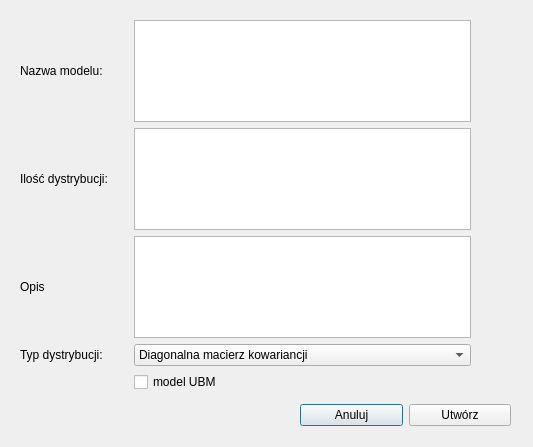
<?xml version="1.0" encoding="UTF-8"?>
<ui version="4.0">
 <class>CreateModelWindow</class>
 <widget class="QDialog" name="CreateModelWindow">
  <property name="geometry">
   <rect>
    <x>0</x>
    <y>0</y>
    <width>533</width>
    <height>447</height>
   </rect>
  </property>
  <property name="windowTitle">
   <string>Utwórz Model</string>
  </property>
  <widget class="QWidget" name="gridLayoutWidget_2">
   <property name="geometry">
    <rect>
     <x>20</x>
     <y>20</y>
     <width>451</width>
     <height>372</height>
    </rect>
   </property>
   <layout class="QGridLayout" name="gridLayout_2">
    <property name="sizeConstraint">
     <enum>QLayout::SetMinimumSize</enum>
    </property>
    <property name="spacing">
     <number>6</number>
    </property>
    <item row="7" column="2">
     <widget class="QCheckBox" name="checkBox_is_ubm">
      <property name="text">
       <string>model UBM</string>
      </property>
     </widget>
    </item>
    <item row="5" column="2">
     <widget class="QComboBox" name="comboBox_distrib_type">
      <item>
       <property name="text">
        <string>Diagonalna macierz kowariancji</string>
       </property>
      </item>
      <item>
       <property name="text">
        <string>Pełna macierz kowariancji</string>
       </property>
      </item>
     </widget>
    </item>
    <item row="3" column="1">
     <spacer name="verticalSpacer_10">
      <property name="orientation">
       <enum>Qt::Vertical</enum>
      </property>
      <property name="sizeHint" stdset="0">
       <size>
        <width>20</width>
        <height>40</height>
       </size>
      </property>
     </spacer>
    </item>
    <item row="4" column="2">
     <widget class="QTextEdit" name="textEdit_description"/>
    </item>
    <item row="1" column="0">
     <widget class="QLabel" name="label_model_name">
      <property name="text">
       <string>Nazwa modelu: </string>
      </property>
     </widget>
    </item>
    <item row="0" column="2">
     <spacer name="verticalSpacer_11">
      <property name="orientation">
       <enum>Qt::Vertical</enum>
      </property>
      <property name="sizeHint" stdset="0">
       <size>
        <width>20</width>
        <height>40</height>
       </size>
      </property>
     </spacer>
    </item>
    <item row="2" column="2">
     <widget class="QTextEdit" name="textEdit_distrib_cnt"/>
    </item>
    <item row="10" column="1">
     <spacer name="verticalSpacer_15">
      <property name="orientation">
       <enum>Qt::Vertical</enum>
      </property>
      <property name="sizeHint" stdset="0">
       <size>
        <width>20</width>
        <height>40</height>
       </size>
      </property>
     </spacer>
    </item>
    <item row="10" column="2">
     <spacer name="verticalSpacer_16">
      <property name="orientation">
       <enum>Qt::Vertical</enum>
      </property>
      <property name="sizeHint" stdset="0">
       <size>
        <width>20</width>
        <height>40</height>
       </size>
      </property>
     </spacer>
    </item>
    <item row="7" column="0">
     <spacer name="verticalSpacer">
      <property name="orientation">
       <enum>Qt::Vertical</enum>
      </property>
      <property name="sizeHint" stdset="0">
       <size>
        <width>20</width>
        <height>40</height>
       </size>
      </property>
     </spacer>
    </item>
    <item row="0" column="1">
     <spacer name="verticalSpacer_18">
      <property name="orientation">
       <enum>Qt::Vertical</enum>
      </property>
      <property name="sizeHint" stdset="0">
       <size>
        <width>20</width>
        <height>40</height>
       </size>
      </property>
     </spacer>
    </item>
    <item row="2" column="0">
     <widget class="QLabel" name="label_distrib_cnt">
      <property name="text">
       <string>Ilość dystrybucji:</string>
      </property>
     </widget>
    </item>
    <item row="1" column="2">
     <widget class="QTextEdit" name="textEdit_model_name">
      <property name="font">
       <font>
        <pointsize>14</pointsize>
        <weight>75</weight>
        <italic>true</italic>
        <bold>true</bold>
       </font>
      </property>
     </widget>
    </item>
    <item row="4" column="0">
     <widget class="QLabel" name="label_description">
      <property name="text">
       <string>Opis</string>
      </property>
     </widget>
    </item>
    <item row="10" column="0">
     <spacer name="verticalSpacer_17">
      <property name="orientation">
       <enum>Qt::Vertical</enum>
      </property>
      <property name="sizeHint" stdset="0">
       <size>
        <width>20</width>
        <height>40</height>
       </size>
      </property>
     </spacer>
    </item>
    <item row="3" column="2">
     <spacer name="verticalSpacer_13">
      <property name="orientation">
       <enum>Qt::Vertical</enum>
      </property>
      <property name="sizeHint" stdset="0">
       <size>
        <width>20</width>
        <height>40</height>
       </size>
      </property>
     </spacer>
    </item>
    <item row="3" column="0">
     <spacer name="verticalSpacer_14">
      <property name="orientation">
       <enum>Qt::Vertical</enum>
      </property>
      <property name="sizeHint" stdset="0">
       <size>
        <width>20</width>
        <height>40</height>
       </size>
      </property>
     </spacer>
    </item>
    <item row="5" column="0">
     <widget class="QLabel" name="label_distrib_type">
      <property name="text">
       <string>Typ dystrybucji: </string>
      </property>
     </widget>
    </item>
    <item row="0" column="0">
     <spacer name="verticalSpacer_12">
      <property name="orientation">
       <enum>Qt::Vertical</enum>
      </property>
      <property name="sizeHint" stdset="0">
       <size>
        <width>20</width>
        <height>40</height>
       </size>
      </property>
     </spacer>
    </item>
   </layout>
  </widget>
  <widget class="QWidget" name="verticalLayoutWidget">
   <property name="geometry">
    <rect>
     <x>300</x>
     <y>400</y>
     <width>211</width>
     <height>31</height>
    </rect>
   </property>
   <layout class="QHBoxLayout" name="horizontalLayout">
    <item>
     <widget class="QPushButton" name="cancell_button">
      <property name="text">
       <string>Anuluj</string>
      </property>
     </widget>
    </item>
    <item>
     <widget class="QPushButton" name="create_button">
      <property name="text">
       <string>Utwórz</string>
      </property>
      <property name="flat">
       <bool>false</bool>
      </property>
     </widget>
    </item>
   </layout>
  </widget>
  <action name="actionCancellButtonClicked">
   <property name="checkable">
    <bool>true</bool>
   </property>
   <property name="text">
    <string>cancellButtonClicked</string>
   </property>
  </action>
 </widget>
 <resources/>
 <connections/>
</ui>
